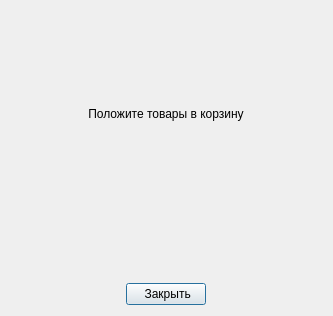
<?xml version="1.0" encoding="UTF-8"?>
<ui version="4.0">
 <class>AddItemsNotification</class>
 <widget class="QDialog" name="AddItemsNotification">
  <property name="geometry">
   <rect>
    <x>0</x>
    <y>0</y>
    <width>333</width>
    <height>316</height>
   </rect>
  </property>
  <property name="sizePolicy">
   <sizepolicy hsizetype="Ignored" vsizetype="Ignored">
    <horstretch>0</horstretch>
    <verstretch>0</verstretch>
   </sizepolicy>
  </property>
  <property name="windowTitle">
   <string>Ошибка</string>
  </property>
  <layout class="QVBoxLayout" name="verticalLayout" stretch="144,0,233,0">
   <item>
    <spacer name="verticalSpacer">
     <property name="orientation">
      <enum>Qt::Vertical</enum>
     </property>
     <property name="sizeHint" stdset="0">
      <size>
       <width>20</width>
       <height>40</height>
      </size>
     </property>
    </spacer>
   </item>
   <item alignment="Qt::AlignHCenter">
    <widget class="QLabel" name="label">
     <property name="sizePolicy">
      <sizepolicy hsizetype="Ignored" vsizetype="Preferred">
       <horstretch>0</horstretch>
       <verstretch>0</verstretch>
      </sizepolicy>
     </property>
     <property name="text">
      <string>&lt;html&gt;&lt;head/&gt;&lt;body&gt;&lt;p align=&quot;center&quot;&gt;Положите товары в корзину&lt;/p&gt;&lt;/body&gt;&lt;/html&gt;</string>
     </property>
     <property name="alignment">
      <set>Qt::AlignCenter</set>
     </property>
    </widget>
   </item>
   <item>
    <spacer name="verticalSpacer_2">
     <property name="orientation">
      <enum>Qt::Vertical</enum>
     </property>
     <property name="sizeHint" stdset="0">
      <size>
       <width>20</width>
       <height>40</height>
      </size>
     </property>
    </spacer>
   </item>
   <item alignment="Qt::AlignHCenter">
    <widget class="QPushButton" name="pushButton">
     <property name="sizePolicy">
      <sizepolicy hsizetype="Fixed" vsizetype="Fixed">
       <horstretch>0</horstretch>
       <verstretch>0</verstretch>
      </sizepolicy>
     </property>
     <property name="text">
      <string> Закрыть</string>
     </property>
    </widget>
   </item>
  </layout>
 </widget>
 <resources/>
 <connections>
  <connection>
   <sender>pushButton</sender>
   <signal>clicked()</signal>
   <receiver>AddItemsNotification</receiver>
   <slot>close()</slot>
   <hints>
    <hint type="sourcelabel">
     <x>199</x>
     <y>279</y>
    </hint>
    <hint type="destinationlabel">
     <x>199</x>
     <y>149</y>
    </hint>
   </hints>
  </connection>
 </connections>
</ui>
